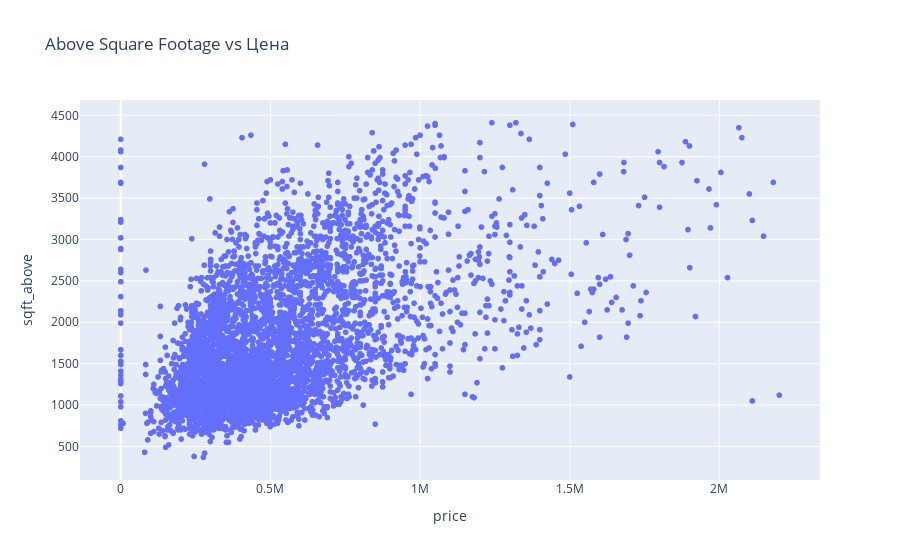

Here is the notebook cell this chart was saved with:
### Code cell
px.scatter(
    df,
    y="sqft_above",
    x="price",
    title="Above Square Footage vs Цена",
)

### Figure 1 — Plotly figure (JSON) as saved in the notebook; plotly's stock layout.template omitted (floating-point values rounded to 4 significant figures; data arrays with more than 128 entries replaced by an {"elided": "..."} marker saying what was removed)
{"data": [{"hovertemplate": "price=%{x}<br>sqft_above=%{y}<extra></extra>", "legendgroup": "", "marker": {"color": "#636efa", "symbol": "circle"}, "mode": "markers", "name": "", "showlegend": false, "type": "scattergl", "x": {"elided": "4412 float values"}, "xaxis": "x", "y": {"elided": "4412 int values"}, "yaxis": "y"}], "layout": {"legend": {"tracegroupgap": 0}, "title": {"text": "Above Square Footage vs Цена"}, "xaxis": {"anchor": "y", "domain": [0, 1], "title": {"text": "price"}}, "yaxis": {"anchor": "x", "domain": [0, 1], "title": {"text": "sqft_above"}}}}
